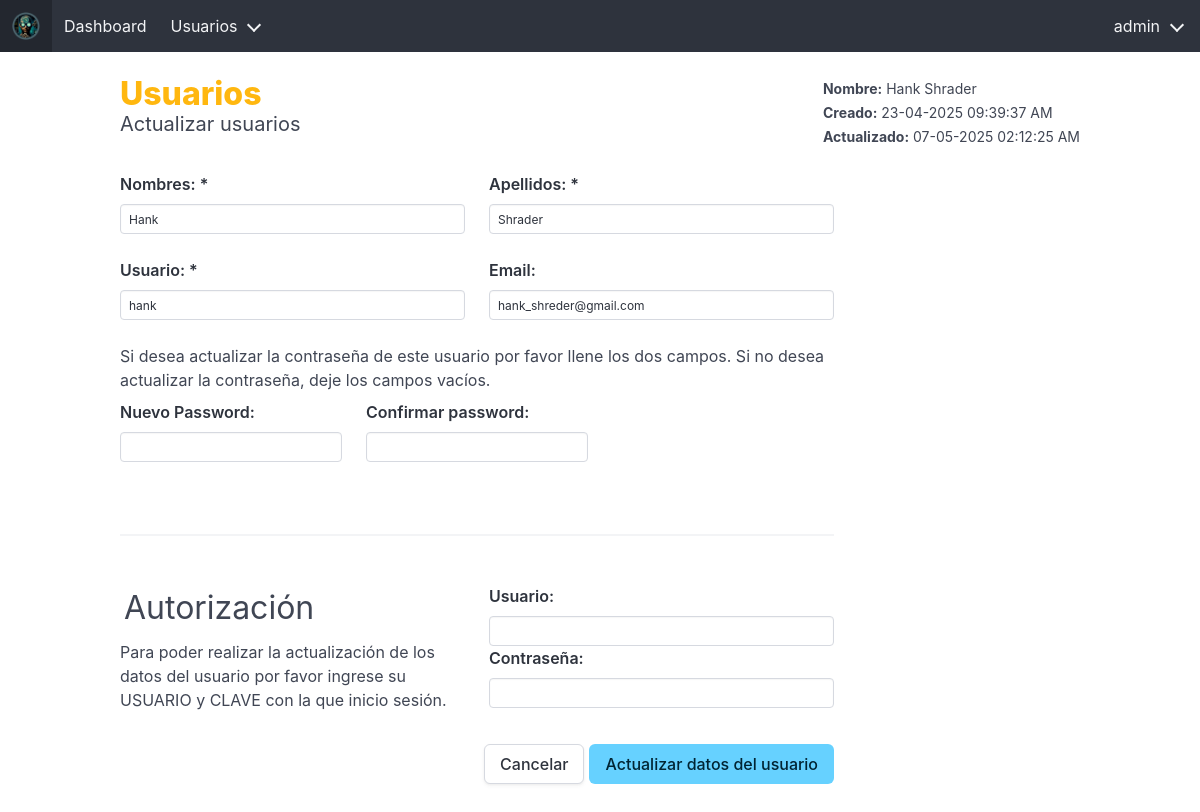
The page /userUpdate/15/ (signed in) on the database its author committed.
### tables this page shows
CREATE TABLE `usuarios` (
  `usuario_id` int(10) NOT NULL,
  `usuario_nombre` varchar(70) NOT NULL,
  `usuario_apellido` varchar(70) NOT NULL,
  `usuario_email` varchar(100) NOT NULL,
  `usuario_usuario` varchar(30) NOT NULL,
  `usuario_clave` varchar(200) NOT NULL,
  `usuario_foto` varchar(535) NOT NULL,
  `usuario_creado` timestamp NOT NULL DEFAULT current_timestamp(),
  `usuario_actualizado` timestamp NOT NULL DEFAULT current_timestamp()
);

### autoload.php (called while the page is built, shortened)
<?php
spl_autoload_register( function($clase){
    $archivo = __DIR__ . "/" . $clase . ".php";
    $archivo = str_replace( "\\", "/",$archivo);
});

### app/Models/MainModel.php (called while the page is built, shortened)
<?php
class MainModel {
    private $server = DB_SERVER;
    private $database = DB_NAME;
    private $user = DB_USER;
    private $pass = DB_PASS;
    protected function conectar(){
        $conexion = new PDO("mysql:host=".$this->server . ";dbname=". $this->database , $this->user , $this->pass);
        $conexion->exec('SET CHARACTER SET utf8');
        return $conexion;
    }
    public function limpiar_cadena( $cadena ){
        $palabras = [ '<script>',
                      '</script>',
                      '<script src>',
                      '<script type=>',
                      'SELECT * FROM',
                      'DELETE FROM',
                      'INSERT INTO',
                      'DROP TABLE',
                      'DROP DATABASE',
                      'TRUNCATE TABLE',
                      'SHOW TABLE',
                      'SHOW DATABASE',
                      '<?php',
                      '?>',
                      '--','<','>','[',']','^','','==','===',';','::'];
            $cadena = trim($cadena);
            $cadena = stripslashes($cadena);
            $cadena = trim($cadena);
            $cadena = stripslashes($cadena);
            return $cadena;
    }
    public function seleccionar_datos($tipo, $tabla, $campo, $id ){
        $tipo = $this->limpiar_cadena($tipo);
        $tabla = $this->limpiar_cadena($tabla);
        $campo = $this->limpiar_cadena($campo);
        $id = $this->limpiar_cadena($id);
        if( $tipo == 'unico'){
            $sql = "SELECT * FROM $tabla WHERE $campo =:ID;";
            $query = $this->conectar()->prepare($sql);
            $query->bindParam(":ID", $id);
        }elseif($tipo == "normal"){
            $sql = "SELECT $campo FROM $tabla";
            $query = $this->conectar()->prepare($sql);
        }
        $query->execute();
        return $query;
    }
}

### app/views/content/userUpdate-view.php (the view, shortened to what this page needs)
<?php
$UserController = new UserController();
$id = explode("/", $_GET['views']);
$id = $UserController->limpiar_cadena($id[1]);
$datos_usuario = $UserController->seleccionar_datos('unico', 'usuarios', 'usuario_id', $id);
if ($datos_usuario->rowCount() == 1) :
    $datos = $datos_usuario->fetch();
?>
    <div class="container-fluid">
        <div class="container  mt-5">
            <div class="columns">
                <div class="column is-12">
                    <div class="is-flex is-justify-content-space-between">
                        <div>
                            <?php
                            if ($id == $_SESSION['id']):
                            ?>
                                <h1 class="title has-text-warning">Mi cuenta</h1>
                                <p class="subtitle">Actualizar cuenta</p>
                            <?php else : ?>
                                <h1 class="title has-text-warning">Usuarios</h1>
                                <p class="subtitle">Actualizar usuarios</p>
                            <?php endif;
                            ?>
                        </div>
                        <div class="">
                            <p><small><b>Nombre:</b> <?= $datos['usuario_nombre'] . ' ' . $datos['usuario_apellido'] ?></small></p>
                            <p><small><b>Creado:</b> <?= date('d-m-Y h:i:s A', strtotime($datos['usuario_creado'])); ?></small></p>
                            <p><small><b>Actualizado:</b> <?= date('d-m-Y h:i:s A', strtotime($datos['usuario_actualizado'])); ?></small></p>
                        </div>
                    </div>
                </div>
            </div>
            <div class="columns ">
                <div class="column is-9">
                    <form action="<?= APP_URL ?>app/ajax/usuario_ajax.php" class="FormularioAjax" method="post"  autocomplete="off">
                        <div class="columns">
                            <div class="column is-6">
                                <div class="control">
                                    <label class="label" for="usuario_nombre">Nombres: *</label>
                                    <input class="input is-small" type="text" pattern="[a-zA-ZáéíóúÁÉÍÓÚñÑ ]{3,40}" name="usuario_nombre" id="usuario_nombre" value="<?= $datos['usuario_nombre']; ?>" maxlength="40" required>
                                </div>
                            </div>
                            <div class="column is-6">
                                <div class="control">
                                    <label class="label" for="usuario_apellido">Apellidos: *</label>
                                    <input class="input is-small" type="text" pattern="[a-zA-ZáéíóúÁÉÍÓÚñÑ ]{3,40}" name="usuario_apellido" id="usuario_apellido" value="<?= $datos['usuario_apellido']; ?>" required>
                                </div>
                            </div>
                        </div>
                        <div class="columns">
                            <div class="column is-6">
                                <div class="control">
                                    <label class="label" for="usuario_usuario">Usuario: *</label>
                                    <input class="input is-small" type="text" pattern="[a-zA-ZáéíóúÁÉÍÓÚñÑ ]{3,40}" name="usuario_usuario" id="usuario_usuario" maxlength="40" value="<?= $datos['usuario_usuario']; ?>" required>
                                </div>
                            </div>
                            <div class="column is-6">
                                <div class="control">
                                    <label class="label" for="email">Email: </label>
                                    <input class="input is-small" type="text" pattern="[a-zA-Z0-9._%+\-]+@[a-zA-Z0-9.\-]+\.[a-zA-Z]{2,}" name="usuario_email" id="usuario_email" value="<?= $datos['usuario_email']; ?>" maxlength="30">
                                </div>
                            </div>
                        </div>
                        <p class="my-2">Si desea actualizar la contraseña de este usuario por favor llene los dos campos. Si no desea actualizar la contraseña, deje los campos vacíos.</p>
                        <div class="columns">
                            <div class="column is-4">
                                <div class="control">
                                    <label class="label" for="usuario_clave_1">Nuevo Password: </label>
                                    <input class="input is-small" type="password" name="usuario_clave_1" pattern="[a-zA-Z0-9$@.\-]{6,100}" id="usuario_clave_1" maxlength="100" autocomplete="off">
                                </div>
                            </div>
                            <div class="column is-4">
                                <div class="control">
                                    <label class="label" for="usuario_clave_2">Confirmar password: </label>
                                    <input class="input is-small" type="password" name="usuario_clave_2" pattern="[a-zA-Z0-9$@.\-]{6,100}" id="usuario_clave_2" maxlength="100" autocomplete="off">
                                </div>
                            </div>
                        </div>
                        <br>
                        <hr>
                        <br>
                        <div class="columns">
                            <div class="column is-6">
                                <h2 class="is-size-3 px-1">Autorización</h2>
                                <p class="my-2">Para poder realizar la actualización de los datos del usuario por favor ingrese su USUARIO y CLAVE con la que inicio sesión.</p>
                            </div>
                            <div class="column is-6">
                                <div class="control">
                                    <label class="label">Usuario:</label>
                                    <input type="text" class="input is-small" pattern="[a-zA-ZáéíóúÁÉÍÓÚñÑ ]{3,40}" name="administrador_usuario" id="administrador_usuario" autocomplete="off" required>
                                </div>
                                <div class="control">
                                    <label class="label">Contraseña:</label>
                                    <input type="password" class="input is-small" pattern="[a-zA-Z0-9$@.\-]{6,100}" name="administrador_clave" id="administrador_clave" autocomplete="off" required>
                                </div>
                            </div>
                        </div>
                        <div class="columns">
                            <div class="column is-12 mb-5">
                                <div class="is-flex is-justify-content-end" style="gap: 5px;">
                                    <a href="<?= APP_URL ?>dashboard/" class="button is-secondary" type="submit">Cancelar</a>
                                    <button class="button is-info" type="submit">Actualizar datos del usuario</button>
                                </div>
                            </div>
                        </div>
                    </form>
                </div>
                <div class="column is-3 " style="border: 0px solid #9999;">
                </div>
            </div>
        </div>
    </div>
<?php else:
    include('app/views/inc/error_alert.php');
endif;   ?>

### app/views/css/style.css (style rules this page uses)
body,html { height: 100%; width: 100%; }

### rows shown on the page
usuarios: usuario_nombre "Hank", usuario_apellido "Shrader", usuario_creado "23-04-2025 09:39:37 AM", usuario_actualizado "07-05-2025 02:12:25 AM", usuario_usuario "hank", usuario_email "hank_shreder@gmail.com"

### other values the page prints
$_SESSION['usuario'] "admin"
